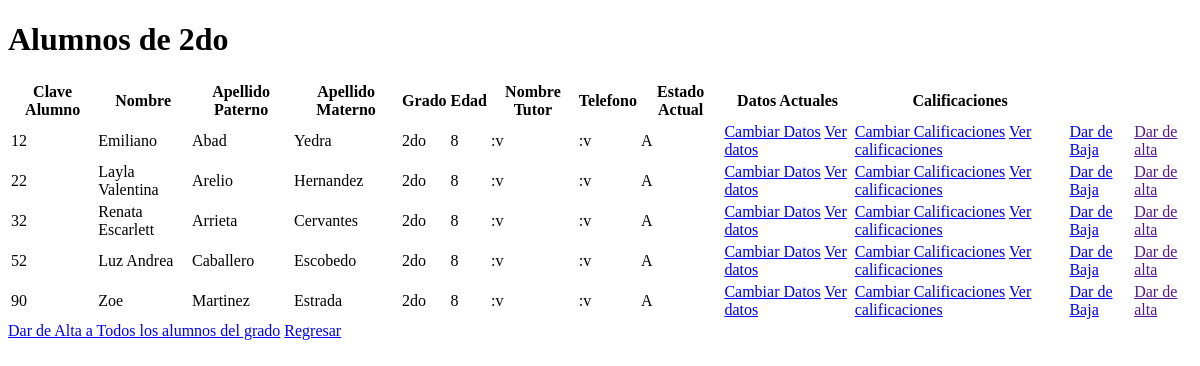
The page /verAlumno/2do on the database as committed earlier.
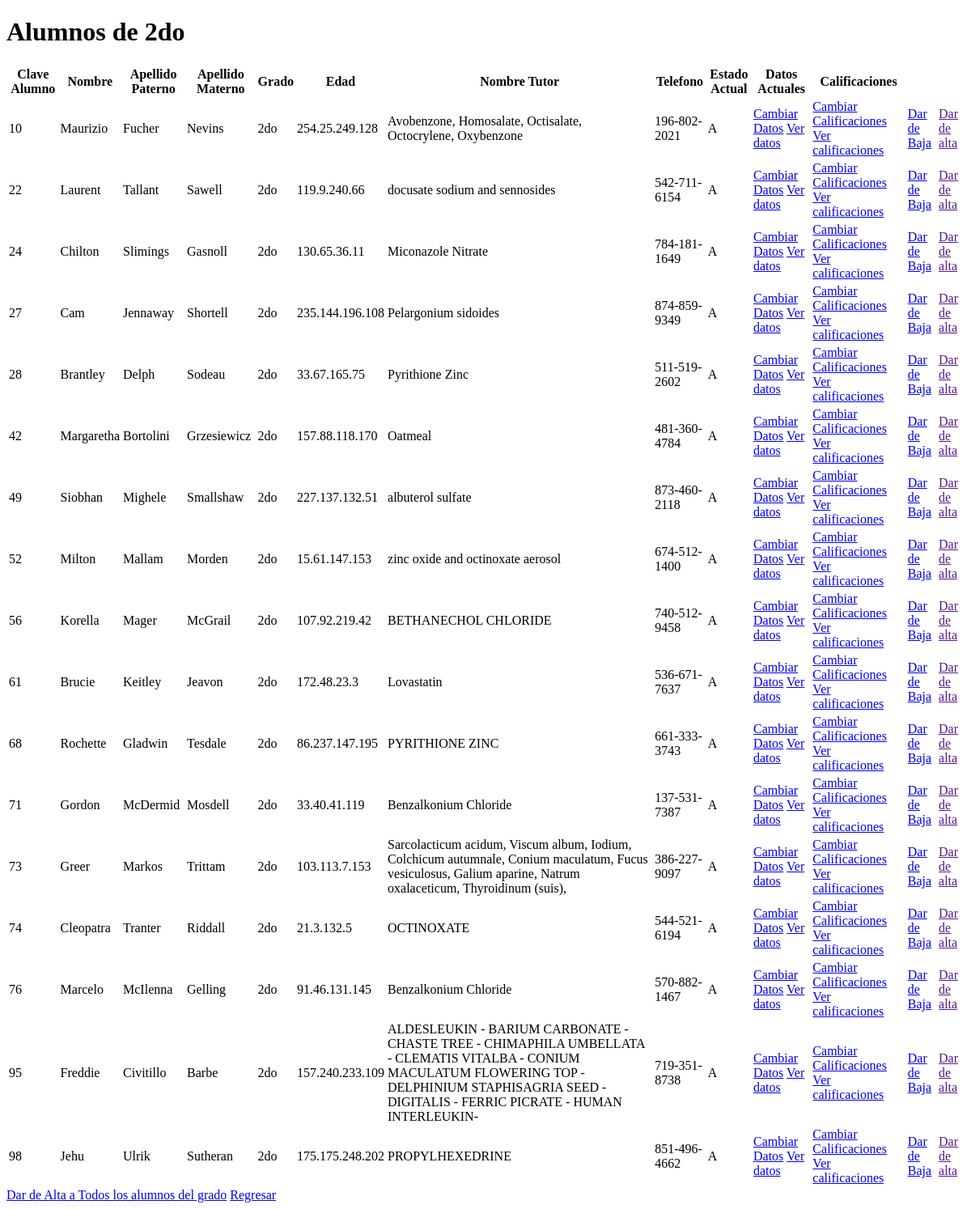
The same page on the database as committed later.
### tables this page shows
CREATE TABLE estudiante(
    estudiante_ID NUMBER(30) PRIMARY KEY, 
    nombre VARCHAR(20) NOT NULL,
    apellido_pat VARCHAR(20) NOT NULL,
    apellido_mat VARCHAR(20),
    grado VARCHAR(20) NOT NULL,
    edad NUMBER(5) NOT NULL,
    nombre_tutor VARCHAR(50),
    telefono VARCHAR(50),
    dia_registro DATE DEFAULT SYSDATE,
    estado CHAR(2),
    CONSTRAINT estado_ck CHECK(estado IN ('A', 'S', 'B'))
);

### app.py (the view)
@app.route('/verAlumno/<grupo>')
def verAlumno(grupo):
    estudiantes = coneccion.consulta_estudiantes(grupo)
    print(estudiantes)
    return render_template('veralumno.html', estu=estudiantes )

### models.py (called while the page is built)
def consulta_estudiantes(grado):
    con = sql.connect("DB/baseConeyotl.db")
    cursor = con.cursor()
    cursor.execute("SELECT * FROM estudiante where grado=?",(grado,))
    datos_estudiantes = cursor.fetchall()
    con.commit()
    con.close()
    return datos_estudiantes

### templates/veralumno.html (shortened to what this page needs)
<!DOCTYPE html>
<html lang="es">
<head>
</head>
<body>
    <h1>Alumnos de {{ estu.4.4 }} </h1>
    <table>
        <thead>
            <tr>
                <th>Clave Alumno </th>
                <th>Nombre </th>
                <th>Apellido Paterno </th>
                <th>Apellido Materno </th>
                <th>Grado </th>
                <th>Edad </th>
                <th>Nombre Tutor </th>
                <th>Telefono </th>
                <th> Estado Actual </th>
                <th> Datos Actuales </th>
                <th> Calificaciones </th>
            </tr>
        </thead>
        <tbody>
            <tr>
                {% for i in estu %}
                <td>{{ i.0 }}</td>
                <td>{{ i.1 }}</td>
                <td>{{ i.2 }}</td>
                <td>{{ i.3 }}</td>
                <td>{{ i.4 }}</td>
                <td>{{ i.5 }}</td>
                <td>{{ i.6 }}</td>
                <td>{{ i.7 }}</td>
                <td>{{ i.9 }}</td>
                <td><a href="/editar/actualizar/{{ i.0 }}/{{ i.4 }}">Cambiar Datos</a> <a href="#">Ver datos</a> </td>
                <td><a href="/editar/actualizar/calificaciones/{{ i.0 }}/{{ i.4 }}">Cambiar Calificaciones</a> <a href="#">Ver calificaciones</a> </td>
                <td><a href="#">Dar de Baja</a></td>
                <td><a href="">Dar de alta</a></td>
            </tr>
            {% endfor %}
        </tbody>
    </table>
    <a href="/edit/{{ estu.4.4 }}">Dar de Alta a Todos los alumnos del grado</a>
    <a href="/admin">Regresar</a>
</body>
</html>

Rows that differ between the two databases and show on the page:
no longer on this page (row edited): estudiante: grado "2do", estudiante_ID "90", nombre "Zoe", apellido_pat "Martinez", apellido_mat "Estrada", edad "8", nombre_tutor ":v", telefono ":v", estado "A"
no longer on this page (row edited): estudiante: estudiante_ID "12", nombre "Emiliano", apellido_pat "Abad", apellido_mat "Yedra", grado "2do", edad "8", nombre_tutor ":v", telefono ":v", estado "A"
no longer on this page (row edited): estudiante: estudiante_ID "32", nombre "Renata Escarlett", apellido_pat "Arrieta", apellido_mat "Cervantes", grado "2do", edad "8", nombre_tutor ":v", telefono ":v", estado "A"
added estudiante: grado "2do", estudiante_ID "28", nombre "Brantley", apellido_pat "Delph", apellido_mat "Sodeau", edad "33.67.165.75", nombre_tutor "Pyrithione Zinc", telefono "511-519-2602", estado "A"
added estudiante: estudiante_ID "10", nombre "Maurizio", apellido_pat "Fucher", apellido_mat "Nevins", grado "2do", edad "254.25.249.128", nombre_tutor "Avobenzone, Homosalate, Octisalate, Octocrylene, Oxybenzone", telefono "196-802-2021", estado "A"
changed estudiante id 22: nombre "Layla Valentina" → "Laurent"; apellido_pat "Arelio" → "Tallant"; apellido_mat "Hernandez" → "Sawell"; edad "8" → "119.9.240.66"; nombre_tutor ":v" → "docusate sodium and sennosides"; telefono ":v" → "542-711-6154"
now on this page (row edited): estudiante: estudiante_ID "24", nombre "Chilton", apellido_pat "Slimings", apellido_mat "Gasnoll", grado "2do", edad "130.65.36.11", nombre_tutor "Miconazole Nitrate", telefono "784-181-1649", estado "A"
added estudiante: estudiante_ID "27", nombre "Cam", apellido_pat "Jennaway", apellido_mat "Shortell", grado "2do", edad "235.144.196.108", nombre_tutor "Pelargonium sidoides", telefono "874-859-9349", estado "A"
added estudiante: estudiante_ID "42", nombre "Margaretha", apellido_pat "Bortolini", apellido_mat "Grzesiewicz", grado "2do", edad "157.88.118.170", nombre_tutor "Oatmeal", telefono "481-360-4784", estado "A"
added estudiante: estudiante_ID "49", nombre "Siobhan", apellido_pat "Mighele", apellido_mat "Smallshaw", grado "2do", edad "227.137.132.51", nombre_tutor "albuterol sulfate", telefono "873-460-2118", estado "A"
changed estudiante id 52: nombre "Luz Andrea" → "Milton"; apellido_pat "Caballero" → "Mallam"; apellido_mat "Escobedo" → "Morden"; edad "8" → "15.61.147.153"; nombre_tutor ":v" → "zinc oxide and octinoxate aerosol"; telefono ":v" → "674-512-1400"
now on this page (row edited): estudiante: estudiante_ID "56", nombre "Korella", apellido_pat "Mager", apellido_mat "McGrail", grado "2do", edad "107.92.219.42", nombre_tutor "BETHANECHOL CHLORIDE", telefono "740-512-9458", estado "A"
added estudiante: estudiante_ID "61", nombre "Brucie", apellido_pat "Keitley", apellido_mat "Jeavon", grado "2do", edad "172.48.23.3", nombre_tutor "Lovastatin", telefono "536-671-7637", estado "A"
added estudiante: estudiante_ID "68", nombre "Rochette", apellido_pat "Gladwin", apellido_mat "Tesdale", grado "2do", edad "86.237.147.195", nombre_tutor "PYRITHIONE ZINC", telefono "661-333-3743", estado "A"
added estudiante: estudiante_ID "71", nombre "Gordon", apellido_pat "McDermid", apellido_mat "Mosdell", grado "2do", edad "33.40.41.119", nombre_tutor "Benzalkonium Chloride", telefono "137-531-7387", estado "A"
added estudiante: estudiante_ID "73", nombre "Greer", apellido_pat "Markos", apellido_mat "Trittam", grado "2do", edad "103.113.7.153", nombre_tutor "Sarcolacticum acidum, Viscum album, Iodium, Colchicum autumnale, Conium maculatum, Fucus vesiculosus, Galium aparine, Natrum oxalaceticum, Thyroidinum (suis),", telefono "386-227-9097", estado "A"
now on this page (row edited): estudiante: estudiante_ID "74", nombre "Cleopatra", apellido_pat "Tranter", apellido_mat "Riddall", grado "2do", edad "21.3.132.5", nombre_tutor "OCTINOXATE", telefono "544-521-6194", estado "A"
now on this page (row edited): estudiante: estudiante_ID "76", nombre "Marcelo", apellido_pat "McIlenna", apellido_mat "Gelling", grado "2do", edad "91.46.131.145", nombre_tutor "Benzalkonium Chloride", telefono "570-882-1467", estado "A"
added estudiante: estudiante_ID "95", nombre "Freddie", apellido_pat "Civitillo", apellido_mat "Barbe", grado "2do", edad "157.240.233.109", nombre_tutor "ALDESLEUKIN - BARIUM CARBONATE - CHASTE TREE - CHIMAPHILA UMBELLATA - CLEMATIS VITALBA - CONIUM MACULATUM FLOWERING TOP - DELPHINIUM STAPHISAGRIA SEED - DIGITALIS - FERRIC PICRATE - HUMAN INTERLEUKIN-", telefono "719-351-8738", estado "A"
added estudiante: estudiante_ID "98", nombre "Jehu", apellido_pat "Ulrik", apellido_mat "Sutheran", grado "2do", edad "175.175.248.202", nombre_tutor "PROPYLHEXEDRINE", telefono "851-496-4662", estado "A"
